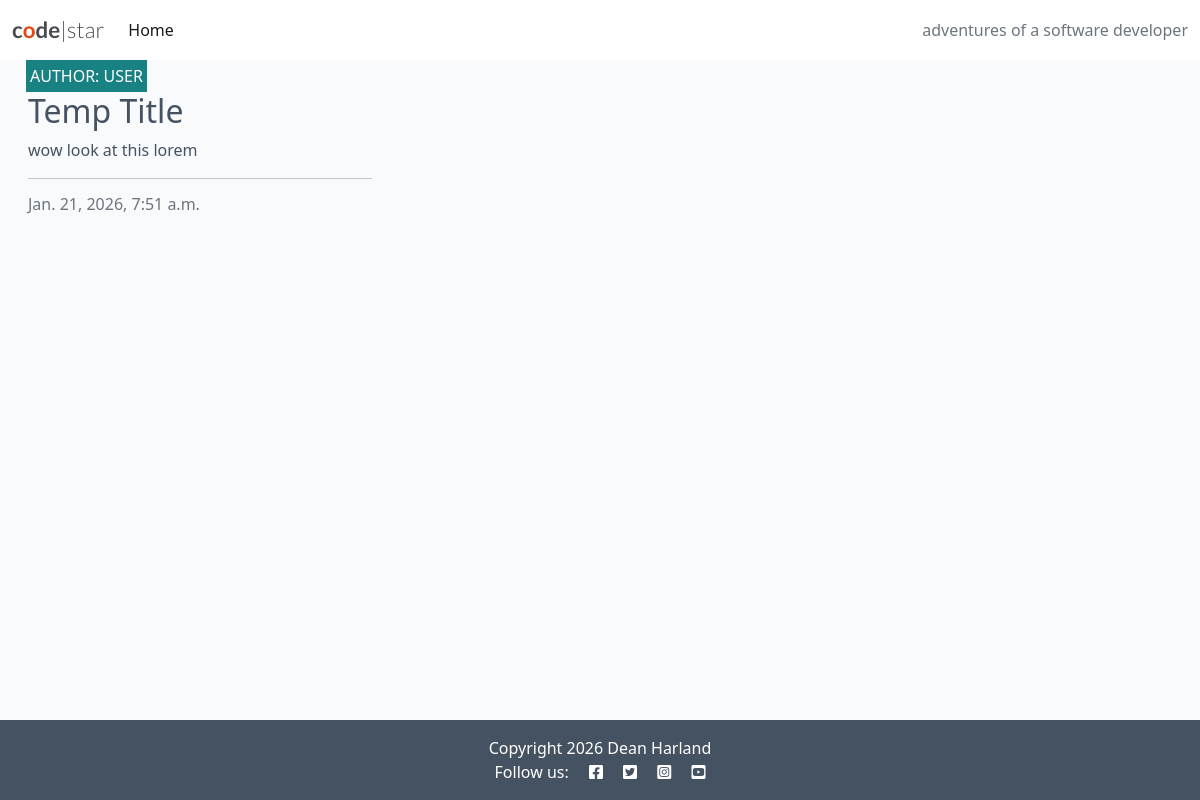
/, run on an earlier commit of the app's database.
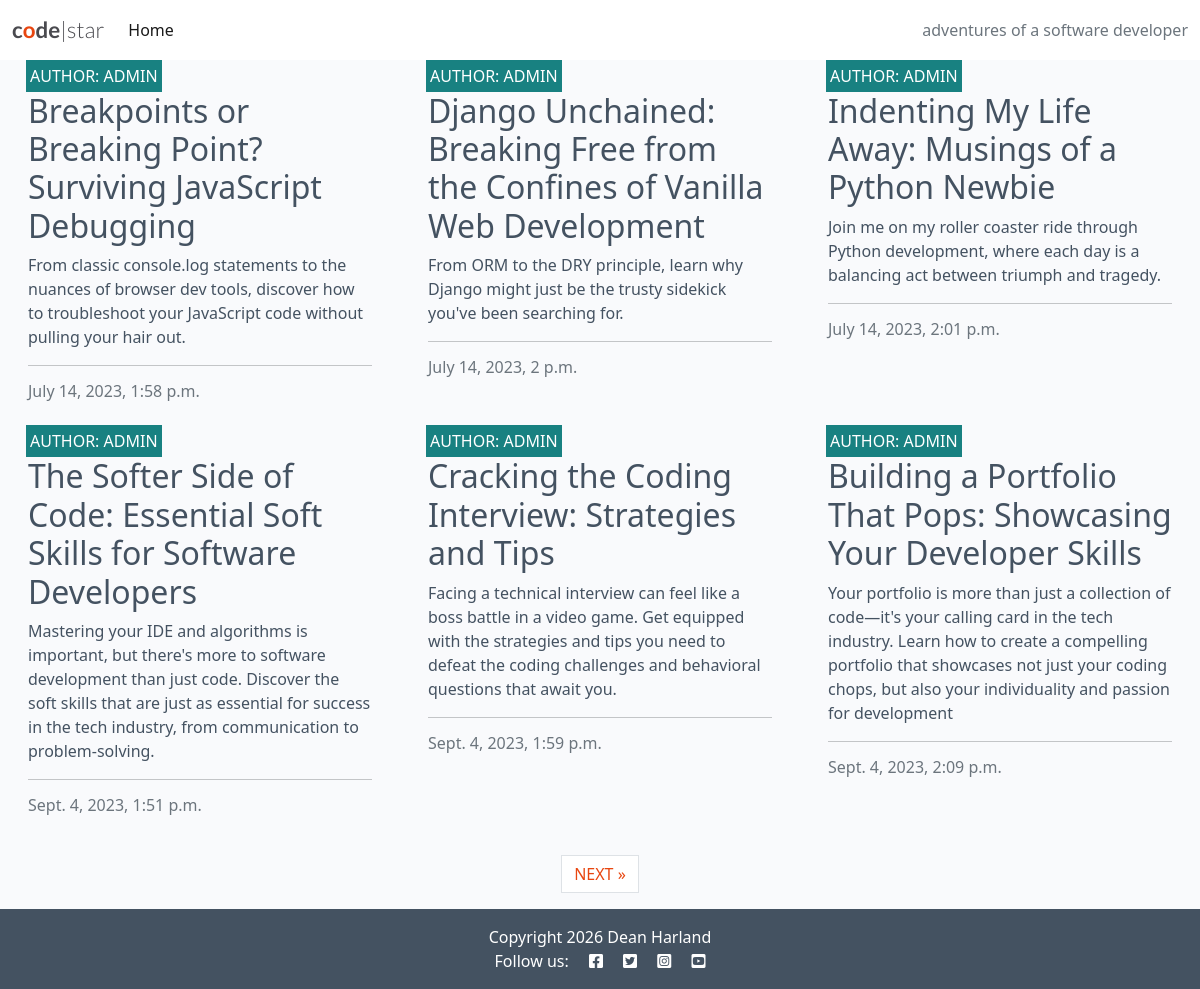
And on a later commit of the database.
### blog/models.py (models this page shows, shortened)
class  Post(models.Model):
    title = models.CharField(max_length=200, unique=True)
    slug = models.SlugField(max_length=200, unique=True)
    author = models.ForeignKey(
        User, on_delete=models.CASCADE, related_name="blog_posts"
)
    content = models.TextField()
    created_on = models.DateTimeField(auto_now_add=True)
    updated_on = models.DateTimeField(auto_now=True)
    status = models.IntegerField(choices=STATUS, default=0)
    excerpt = models.TextField(blank=True)
    STATUS = ((0, "Draft"), (1, "Published"))
    class Meta:
        ordering = ["created_on"]

### blog/views.py (the view)
# urls.py: path("", views.PostList.as_view(), name='home'),
class PostList(generic.ListView):
    queryset = Post.objects.filter(status=1)
    template_name = "blog/index.html"
    paginate_by = 6

### blog/templates/blog/index.html (shortened to what this page needs)
{% extends "base.html" %}
{% block content %}
<div class="container-fluid">
    <div class="row">
        <div class="col-12 mt-3 left">
            <div class="row">
                {% for post in post_list %}
                <div class="col-md-4">
                    <div class="card mb-4">
                        <div class="card-body">
                            <div class="image-container">
                                <div class="image-flash">
                                    <p class="author">Author: {{ post.author }}</p>
                                </div>
                            </div>
                            <a href="#" class="post-link">
                                <h2 class="card-title">{{ post.title }}</h2>
                                <p class="cart-text">{{ post.excerpt }}</p>
                            </a>
                            <hr />
                            <p class="card-text text-muted h6">{{ post.created_on}}
                            </p>
                        </div>
                    </div>
                </div>
                {% if forloop.counter|divisibleby:3 %}
            </div>
            <div class="row">
                {% endif %}
                {% endfor %}
            </div>
        </div>
    </div>
    {% if is_paginated %}
    <nav aria-label="Page navigation">
        <ul class="pagination justify-content-center">
            {% if page_obj.has_next %}
            <li><a href="?page={{ page_obj.next_page_number }}" class="page-link"> NEXT &raquo;</a></li>
            {% endif %}
        </ul>
    </nav>
    {% endif %}
</div>
{% endblock %}
{% block copyright %}
    Copyright 2026 Dean Harland
{% endblock %}

### templates/base.html (shortened to what this page needs)
{% load static %}
{% url 'home' as home_url %}
<!DOCTYPE html>
<html class="h-100" lang="en">
<head>
    <link rel="stylesheet" href="https://cdnjs.cloudflare.com/ajax/libs/font-awesome/5.15.3/css/all.min.css">
    <link href="https://cdn.jsdelivr.net/npm/bootstrap@5.0.1/dist/css/bootstrap.min.css" rel="stylesheet"
>
    <link rel="stylesheet" href="{% static 'css/style.css' %}">
</head>
<body class="d-flex flex-column h-100 main-bg">
    <nav class="navbar navbar-expand-lg navbar-light bg-white">
        <div class="container-fluid">
            <a class="navbar-brand" href="{% url 'home' %}"><span class="brand">c<span class="red-o">o</span>de<span
                        class="thin">|star</span></span></a>
            <div class="collapse navbar-collapse" id="navbarText">
                <ul class="navbar-nav me-auto mb-2 mb-lg-0">
                    <li class="nav-item">
                        <a class="nav-link {% if request.path == home_url %}active{% endif %}" aria-current="page"
                            href="{%  url 'home'  %}">Home</a>
                    </li>
                </ul>
                <span class="navbar-text text-muted">
                    adventures of a software developer
                </span>
            </div>
        </div>
    </nav>
    <main class="flex-shrink-0 main-bg">
        {% block content %}{% endblock content %}
    </main>
    <footer class="footer mt-auto py-3 dark-bg">
        <p class="m-0 text-center text-white">{% block copyright %} Made by code institute        {% endblock copyright %}</p>
        <p class="m-0 text-center text-white">Follow us: <i class="fab fa-facebook-square ms-3"></i>
            <i class="fab fa-twitter-square ms-3"></i>
            <i class="fab fa-instagram-square ms-3"></i>
            <i class="fab fa-youtube-square ms-3"></i>
        </p>
    </footer>
</body>
</html>

### static/css/style.css (style rules this page uses)
body { background-color: #F9FAFC; }
.brand { font-family: Lato, sans-serif; font-size: 1.4rem; font-weight: 700; color: #4A4A4F; }
.red-o { color: #E84610; }
.thin { font-weight: 300; }
.dark-bg { background-color: #445261; }
.main-bg { background-color: #F9FAFC; }
.card { border: none; background-color: transparent; }
.image-container { position: relative; }
.image-flash { position: absolute; bottom: 5%; min-width: 30%; left: -2px; background-color: #188181; }
.author { color: white; margin: 4px; text-transform: uppercase; }
.post-link { text-decoration: none; color: #445261; }
.post-link:hover, .page-link { color: #E84610; }

What changed in the data, as far as the page shows it:
no longer on this page (row unchanged): Post: author "USER", title "Temp Title", excerpt "wow look at this lorem", created_on "Jan. 21, 2026, 7:51 a.m."
added Post: author "ADMIN", title "Breakpoints or Breaking Point? Surviving JavaScript Debugging", excerpt "From classic console.log statements to the nuances of browser dev tools, discover how to troubleshoot your JavaScript code without pulling your hair out.", created_on "July 14, 2023, 1:58 p.m."
added Post: author "ADMIN", title "Django Unchained: Breaking Free from the Confines of Vanilla Web Development", excerpt "From ORM to the DRY principle, learn why Django might just be the trusty sidekick you've been searching for.", created_on "July 14, 2023, 2 p.m."
added Post: author "ADMIN", title "Indenting My Life Away: Musings of a Python Newbie", excerpt "Join me on my roller coaster ride through Python development, where each day is a balancing act between triumph and tragedy.", created_on "July 14, 2023, 2:01 p.m."
added Post: author "ADMIN", title "The Softer Side of Code: Essential Soft Skills for Software Developers", excerpt "Mastering your IDE and algorithms is important, but there's more to software development than just code. Discover the soft skills that are just as essential for success in the tech industry, from communication to problem-solving.", created_on "Sept. 4, 2023, 1:51 p.m."
added Post: author "ADMIN", title "Cracking the Coding Interview: Strategies and Tips", excerpt "Facing a technical interview can feel like a boss battle in a video game. Get equipped with the strategies and tips you need to defeat the coding challenges and behavioral questions that await you.", created_on "Sept. 4, 2023, 1:59 p.m."
added Post: author "ADMIN", title "Building a Portfolio That Pops: Showcasing Your Developer Skills", excerpt "Your portfolio is more than just a collection of code—it's your calling card in the tech industry. Learn how to create a compelling portfolio that showcases not just your coding chops, but also your individuality and passion for development", created_on "Sept. 4, 2023, 2:09 p.m."
Also different on the page:
text now shown: "NEXT »"
